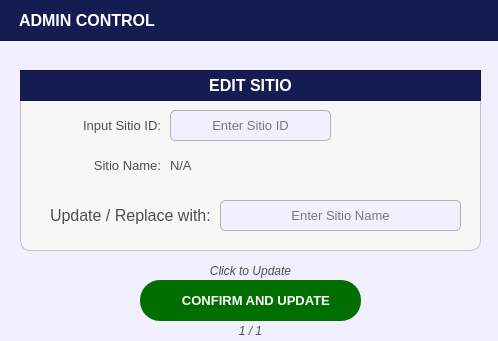
<?xml version="1.0" encoding="UTF-8"?>
<ui version="4.0">
 <class>edit_register_button_popup</class>
 <widget class="QDialog" name="edit_register_button_popup">
  <property name="geometry">
   <rect>
    <x>0</x>
    <y>0</y>
    <width>498</width>
    <height>341</height>
   </rect>
  </property>
  <property name="sizePolicy">
   <sizepolicy hsizetype="Fixed" vsizetype="Fixed">
    <horstretch>0</horstretch>
    <verstretch>0</verstretch>
   </sizepolicy>
  </property>
  <property name="palette">
   <palette>
    <active>
     <colorrole role="WindowText">
      <brush brushstyle="SolidPattern">
       <color alpha="255">
        <red>255</red>
        <green>255</green>
        <blue>255</blue>
       </color>
      </brush>
     </colorrole>
     <colorrole role="Button">
      <brush brushstyle="SolidPattern">
       <color alpha="255">
        <red>242</red>
        <green>239</green>
        <blue>255</blue>
       </color>
      </brush>
     </colorrole>
     <colorrole role="Light">
      <brush brushstyle="SolidPattern">
       <color alpha="255">
        <red>88</red>
        <green>86</green>
        <blue>150</blue>
       </color>
      </brush>
     </colorrole>
     <colorrole role="Midlight">
      <brush brushstyle="SolidPattern">
       <color alpha="255">
        <red>73</red>
        <green>71</green>
        <blue>125</blue>
       </color>
      </brush>
     </colorrole>
     <colorrole role="Dark">
      <brush brushstyle="SolidPattern">
       <color alpha="255">
        <red>29</red>
        <green>29</green>
        <blue>50</blue>
       </color>
      </brush>
     </colorrole>
     <colorrole role="Mid">
      <brush brushstyle="SolidPattern">
       <color alpha="255">
        <red>39</red>
        <green>38</green>
        <blue>67</blue>
       </color>
      </brush>
     </colorrole>
     <colorrole role="Text">
      <brush brushstyle="SolidPattern">
       <color alpha="255">
        <red>255</red>
        <green>255</green>
        <blue>255</blue>
       </color>
      </brush>
     </colorrole>
     <colorrole role="BrightText">
      <brush brushstyle="SolidPattern">
       <color alpha="255">
        <red>255</red>
        <green>255</green>
        <blue>255</blue>
       </color>
      </brush>
     </colorrole>
     <colorrole role="ButtonText">
      <brush brushstyle="SolidPattern">
       <color alpha="255">
        <red>255</red>
        <green>255</green>
        <blue>255</blue>
       </color>
      </brush>
     </colorrole>
     <colorrole role="Base">
      <brush brushstyle="SolidPattern">
       <color alpha="255">
        <red>242</red>
        <green>239</green>
        <blue>255</blue>
       </color>
      </brush>
     </colorrole>
     <colorrole role="Window">
      <brush brushstyle="SolidPattern">
       <color alpha="255">
        <red>242</red>
        <green>239</green>
        <blue>255</blue>
       </color>
      </brush>
     </colorrole>
     <colorrole role="Shadow">
      <brush brushstyle="SolidPattern">
       <color alpha="255">
        <red>16</red>
        <green>36</green>
        <blue>7</blue>
       </color>
      </brush>
     </colorrole>
     <colorrole role="AlternateBase">
      <brush brushstyle="SolidPattern">
       <color alpha="255">
        <red>29</red>
        <green>28</green>
        <blue>50</blue>
       </color>
      </brush>
     </colorrole>
     <colorrole role="ToolTipBase">
      <brush brushstyle="SolidPattern">
       <color alpha="255">
        <red>255</red>
        <green>255</green>
        <blue>220</blue>
       </color>
      </brush>
     </colorrole>
     <colorrole role="ToolTipText">
      <brush brushstyle="SolidPattern">
       <color alpha="255">
        <red>52</red>
        <green>138</green>
        <blue>46</blue>
       </color>
      </brush>
     </colorrole>
     <colorrole role="PlaceholderText">
      <brush brushstyle="SolidPattern">
       <color alpha="127">
        <red>255</red>
        <green>255</green>
        <blue>255</blue>
       </color>
      </brush>
     </colorrole>
     <colorrole role="Accent">
      <brush brushstyle="SolidPattern">
       <color alpha="255">
        <red>0</red>
        <green>255</green>
        <blue>0</blue>
       </color>
      </brush>
     </colorrole>
    </active>
    <inactive>
     <colorrole role="WindowText">
      <brush brushstyle="SolidPattern">
       <color alpha="255">
        <red>255</red>
        <green>255</green>
        <blue>255</blue>
       </color>
      </brush>
     </colorrole>
     <colorrole role="Button">
      <brush brushstyle="SolidPattern">
       <color alpha="255">
        <red>242</red>
        <green>239</green>
        <blue>255</blue>
       </color>
      </brush>
     </colorrole>
     <colorrole role="Light">
      <brush brushstyle="SolidPattern">
       <color alpha="255">
        <red>88</red>
        <green>86</green>
        <blue>150</blue>
       </color>
      </brush>
     </colorrole>
     <colorrole role="Midlight">
      <brush brushstyle="SolidPattern">
       <color alpha="255">
        <red>73</red>
        <green>71</green>
        <blue>125</blue>
       </color>
      </brush>
     </colorrole>
     <colorrole role="Dark">
      <brush brushstyle="SolidPattern">
       <color alpha="255">
        <red>29</red>
        <green>29</green>
        <blue>50</blue>
       </color>
      </brush>
     </colorrole>
     <colorrole role="Mid">
      <brush brushstyle="SolidPattern">
       <color alpha="255">
        <red>39</red>
        <green>38</green>
        <blue>67</blue>
       </color>
      </brush>
     </colorrole>
     <colorrole role="Text">
      <brush brushstyle="SolidPattern">
       <color alpha="255">
        <red>255</red>
        <green>255</green>
        <blue>255</blue>
       </color>
      </brush>
     </colorrole>
     <colorrole role="BrightText">
      <brush brushstyle="SolidPattern">
       <color alpha="255">
        <red>255</red>
        <green>255</green>
        <blue>255</blue>
       </color>
      </brush>
     </colorrole>
     <colorrole role="ButtonText">
      <brush brushstyle="SolidPattern">
       <color alpha="255">
        <red>255</red>
        <green>255</green>
        <blue>255</blue>
       </color>
      </brush>
     </colorrole>
     <colorrole role="Base">
      <brush brushstyle="SolidPattern">
       <color alpha="255">
        <red>242</red>
        <green>239</green>
        <blue>255</blue>
       </color>
      </brush>
     </colorrole>
     <colorrole role="Window">
      <brush brushstyle="SolidPattern">
       <color alpha="255">
        <red>242</red>
        <green>239</green>
        <blue>255</blue>
       </color>
      </brush>
     </colorrole>
     <colorrole role="Shadow">
      <brush brushstyle="SolidPattern">
       <color alpha="255">
        <red>16</red>
        <green>36</green>
        <blue>7</blue>
       </color>
      </brush>
     </colorrole>
     <colorrole role="AlternateBase">
      <brush brushstyle="SolidPattern">
       <color alpha="255">
        <red>29</red>
        <green>28</green>
        <blue>50</blue>
       </color>
      </brush>
     </colorrole>
     <colorrole role="ToolTipBase">
      <brush brushstyle="SolidPattern">
       <color alpha="255">
        <red>255</red>
        <green>255</green>
        <blue>220</blue>
       </color>
      </brush>
     </colorrole>
     <colorrole role="ToolTipText">
      <brush brushstyle="SolidPattern">
       <color alpha="255">
        <red>52</red>
        <green>138</green>
        <blue>46</blue>
       </color>
      </brush>
     </colorrole>
     <colorrole role="PlaceholderText">
      <brush brushstyle="SolidPattern">
       <color alpha="127">
        <red>255</red>
        <green>255</green>
        <blue>255</blue>
       </color>
      </brush>
     </colorrole>
     <colorrole role="Accent">
      <brush brushstyle="SolidPattern">
       <color alpha="255">
        <red>0</red>
        <green>255</green>
        <blue>0</blue>
       </color>
      </brush>
     </colorrole>
    </inactive>
    <disabled>
     <colorrole role="WindowText">
      <brush brushstyle="SolidPattern">
       <color alpha="255">
        <red>29</red>
        <green>29</green>
        <blue>50</blue>
       </color>
      </brush>
     </colorrole>
     <colorrole role="Button">
      <brush brushstyle="SolidPattern">
       <color alpha="255">
        <red>242</red>
        <green>239</green>
        <blue>255</blue>
       </color>
      </brush>
     </colorrole>
     <colorrole role="Light">
      <brush brushstyle="SolidPattern">
       <color alpha="255">
        <red>88</red>
        <green>86</green>
        <blue>150</blue>
       </color>
      </brush>
     </colorrole>
     <colorrole role="Midlight">
      <brush brushstyle="SolidPattern">
       <color alpha="255">
        <red>73</red>
        <green>71</green>
        <blue>125</blue>
       </color>
      </brush>
     </colorrole>
     <colorrole role="Dark">
      <brush brushstyle="SolidPattern">
       <color alpha="255">
        <red>29</red>
        <green>29</green>
        <blue>50</blue>
       </color>
      </brush>
     </colorrole>
     <colorrole role="Mid">
      <brush brushstyle="SolidPattern">
       <color alpha="255">
        <red>39</red>
        <green>38</green>
        <blue>67</blue>
       </color>
      </brush>
     </colorrole>
     <colorrole role="Text">
      <brush brushstyle="SolidPattern">
       <color alpha="255">
        <red>29</red>
        <green>29</green>
        <blue>50</blue>
       </color>
      </brush>
     </colorrole>
     <colorrole role="BrightText">
      <brush brushstyle="SolidPattern">
       <color alpha="255">
        <red>255</red>
        <green>255</green>
        <blue>255</blue>
       </color>
      </brush>
     </colorrole>
     <colorrole role="ButtonText">
      <brush brushstyle="SolidPattern">
       <color alpha="255">
        <red>29</red>
        <green>29</green>
        <blue>50</blue>
       </color>
      </brush>
     </colorrole>
     <colorrole role="Base">
      <brush brushstyle="SolidPattern">
       <color alpha="255">
        <red>242</red>
        <green>239</green>
        <blue>255</blue>
       </color>
      </brush>
     </colorrole>
     <colorrole role="Window">
      <brush brushstyle="SolidPattern">
       <color alpha="255">
        <red>242</red>
        <green>239</green>
        <blue>255</blue>
       </color>
      </brush>
     </colorrole>
     <colorrole role="Shadow">
      <brush brushstyle="SolidPattern">
       <color alpha="255">
        <red>16</red>
        <green>36</green>
        <blue>7</blue>
       </color>
      </brush>
     </colorrole>
     <colorrole role="AlternateBase">
      <brush brushstyle="SolidPattern">
       <color alpha="255">
        <red>59</red>
        <green>57</green>
        <blue>100</blue>
       </color>
      </brush>
     </colorrole>
     <colorrole role="ToolTipBase">
      <brush brushstyle="SolidPattern">
       <color alpha="255">
        <red>255</red>
        <green>255</green>
        <blue>220</blue>
       </color>
      </brush>
     </colorrole>
     <colorrole role="ToolTipText">
      <brush brushstyle="SolidPattern">
       <color alpha="255">
        <red>52</red>
        <green>138</green>
        <blue>46</blue>
       </color>
      </brush>
     </colorrole>
     <colorrole role="PlaceholderText">
      <brush brushstyle="SolidPattern">
       <color alpha="127">
        <red>29</red>
        <green>29</green>
        <blue>50</blue>
       </color>
      </brush>
     </colorrole>
     <colorrole role="Accent">
      <brush brushstyle="SolidPattern">
       <color alpha="255">
        <red>0</red>
        <green>255</green>
        <blue>0</blue>
       </color>
      </brush>
     </colorrole>
    </disabled>
   </palette>
  </property>
  <property name="cursor">
   <cursorShape>PointingHandCursor</cursorShape>
  </property>
  <property name="windowTitle">
   <string>Dialog</string>
  </property>
  <property name="styleSheet">
   <string notr="true">#edit_register_button_popup{
	background-color: #f2efff;
}</string>
  </property>
  <widget class="QFrame" name="basePopUpTitleFrame">
   <property name="geometry">
    <rect>
     <x>-1</x>
     <y>-10</y>
     <width>501</width>
     <height>51</height>
    </rect>
   </property>
   <property name="styleSheet">
    <string notr="true">#basePopUpTitleFrame {
	background-color: #141c52;
}</string>
   </property>
   <property name="frameShape">
    <enum>QFrame::Shape::StyledPanel</enum>
   </property>
   <property name="frameShadow">
    <enum>QFrame::Shadow::Raised</enum>
   </property>
   <widget class="QLabel" name="label_titleFilterOptions">
    <property name="geometry">
     <rect>
      <x>20</x>
      <y>10</y>
      <width>311</width>
      <height>41</height>
     </rect>
    </property>
    <property name="font">
     <font>
      <family>Arial</family>
      <pointsize>12</pointsize>
      <bold>true</bold>
     </font>
    </property>
    <property name="styleSheet">
     <string notr="true">#label_titleFilterOptions {
	background-color: transparent;
	color: #FFFFFF;
}
</string>
    </property>
    <property name="text">
     <string>ADMIN CONTROL</string>
    </property>
    <property name="alignment">
     <set>Qt::AlignmentFlag::AlignLeading|Qt::AlignmentFlag::AlignLeft|Qt::AlignmentFlag::AlignVCenter</set>
    </property>
   </widget>
  </widget>
  <widget class="QFrame" name="basePopUpBodyFrame_2">
   <property name="geometry">
    <rect>
     <x>20</x>
     <y>70</y>
     <width>461</width>
     <height>181</height>
    </rect>
   </property>
   <property name="styleSheet">
    <string notr="true">#basePopUpBodyFrame_2 {
	background-color: rgb(247, 247, 247);
	border: 1px solid rgb(194, 194, 194);
	border-radius: 10px;
}</string>
   </property>
   <property name="frameShape">
    <enum>QFrame::Shape::StyledPanel</enum>
   </property>
   <property name="frameShadow">
    <enum>QFrame::Shadow::Raised</enum>
   </property>
   <widget class="QFrame" name="basePopUpTitleFrame_2">
    <property name="geometry">
     <rect>
      <x>-10</x>
      <y>0</y>
      <width>471</width>
      <height>31</height>
     </rect>
    </property>
    <property name="styleSheet">
     <string notr="true">#basePopUpTitleFrame_2 {
	background-color: #141c52;
}</string>
    </property>
    <property name="frameShape">
     <enum>QFrame::Shape::StyledPanel</enum>
    </property>
    <property name="frameShadow">
     <enum>QFrame::Shadow::Raised</enum>
    </property>
    <widget class="QLabel" name="label_title">
     <property name="geometry">
      <rect>
       <x>40</x>
       <y>0</y>
       <width>401</width>
       <height>31</height>
      </rect>
     </property>
     <property name="font">
      <font>
       <family>Arial</family>
       <pointsize>12</pointsize>
       <bold>true</bold>
      </font>
     </property>
     <property name="styleSheet">
      <string notr="true">#label_title{
	background-color:transparent;
	color: rgb(255, 255, 255);
}</string>
     </property>
     <property name="text">
      <string>EDIT SITIO</string>
     </property>
     <property name="alignment">
      <set>Qt::AlignmentFlag::AlignCenter</set>
     </property>
    </widget>
   </widget>
   <widget class="QLineEdit" name="AdmnCon_Input_Sitio">
    <property name="geometry">
     <rect>
      <x>200</x>
      <y>130</y>
      <width>241</width>
      <height>31</height>
     </rect>
    </property>
    <property name="font">
     <font>
      <family>Arial</family>
      <pointsize>10</pointsize>
     </font>
    </property>
    <property name="styleSheet">
     <string notr="true">#AdmnCon_Input_Sitio{
	border: 1px solid #b3b3b3;  /* Black border */
    border-radius: 5px;        /* Rounded corners */
    padding: 5px;               /* Inner spacing */
    background-color: #f2efff;  /* Gray background */
    color: #000000; 
}

</string>
    </property>
    <property name="text">
     <string/>
    </property>
    <property name="maxLength">
     <number>35</number>
    </property>
    <property name="alignment">
     <set>Qt::AlignmentFlag::AlignCenter</set>
    </property>
    <property name="placeholderText">
     <string>Enter Sitio Name</string>
    </property>
   </widget>
   <widget class="QLabel" name="register_citizen_labelHomeNumber">
    <property name="geometry">
     <rect>
      <x>30</x>
      <y>130</y>
      <width>161</width>
      <height>31</height>
     </rect>
    </property>
    <property name="font">
     <font>
      <family>Arial</family>
      <pointsize>12</pointsize>
     </font>
    </property>
    <property name="styleSheet">
     <string notr="true">#register_citizen_labelHomeNumber{
	background-color:transparent;
	color:#4f4f4f;
}</string>
    </property>
    <property name="text">
     <string>Update / Replace with:</string>
    </property>
    <property name="alignment">
     <set>Qt::AlignmentFlag::AlignLeading|Qt::AlignmentFlag::AlignLeft|Qt::AlignmentFlag::AlignVCenter</set>
    </property>
   </widget>
   <widget class="QLineEdit" name="input_id_search">
    <property name="geometry">
     <rect>
      <x>150</x>
      <y>40</y>
      <width>161</width>
      <height>31</height>
     </rect>
    </property>
    <property name="font">
     <font>
      <family>Arial</family>
      <pointsize>10</pointsize>
     </font>
    </property>
    <property name="styleSheet">
     <string notr="true">#input_id_search{
	border: 1px solid #b3b3b3;  /* Black border */
    border-radius: 5px;        /* Rounded corners */
    padding: 5px;               /* Inner spacing */
    background-color: #f2efff;  /* Gray background */
    color: #000000; 
}

</string>
    </property>
    <property name="text">
     <string/>
    </property>
    <property name="maxLength">
     <number>35</number>
    </property>
    <property name="alignment">
     <set>Qt::AlignmentFlag::AlignCenter</set>
    </property>
    <property name="placeholderText">
     <string>Enter Sitio ID</string>
    </property>
   </widget>
   <widget class="QLabel" name="display_searched">
    <property name="geometry">
     <rect>
      <x>150</x>
      <y>80</y>
      <width>291</width>
      <height>31</height>
     </rect>
    </property>
    <property name="font">
     <font>
      <family>Arial</family>
      <pointsize>10</pointsize>
     </font>
    </property>
    <property name="styleSheet">
     <string notr="true">#display_searched{
	background-color:transparent;
	color:#4f4f4f;
}</string>
    </property>
    <property name="text">
     <string>N/A</string>
    </property>
    <property name="alignment">
     <set>Qt::AlignmentFlag::AlignLeading|Qt::AlignmentFlag::AlignLeft|Qt::AlignmentFlag::AlignVCenter</set>
    </property>
   </widget>
   <widget class="QLabel" name="label_comment">
    <property name="geometry">
     <rect>
      <x>30</x>
      <y>40</y>
      <width>111</width>
      <height>31</height>
     </rect>
    </property>
    <property name="font">
     <font>
      <family>Arial</family>
      <pointsize>10</pointsize>
     </font>
    </property>
    <property name="styleSheet">
     <string notr="true">#label_comment{
	background-color:transparent;
	color:#4f4f4f;
}</string>
    </property>
    <property name="text">
     <string>Input Sitio ID:</string>
    </property>
    <property name="alignment">
     <set>Qt::AlignmentFlag::AlignRight|Qt::AlignmentFlag::AlignTrailing|Qt::AlignmentFlag::AlignVCenter</set>
    </property>
   </widget>
   <widget class="QLabel" name="label_sitio_name">
    <property name="geometry">
     <rect>
      <x>30</x>
      <y>80</y>
      <width>111</width>
      <height>31</height>
     </rect>
    </property>
    <property name="font">
     <font>
      <family>Arial</family>
      <pointsize>10</pointsize>
     </font>
    </property>
    <property name="styleSheet">
     <string notr="true">#label_sitio_name{
	background-color:transparent;
	color:#4f4f4f;
}</string>
    </property>
    <property name="text">
     <string>Sitio Name:</string>
    </property>
    <property name="alignment">
     <set>Qt::AlignmentFlag::AlignRight|Qt::AlignmentFlag::AlignTrailing|Qt::AlignmentFlag::AlignVCenter</set>
    </property>
   </widget>
  </widget>
  <widget class="QPushButton" name="edit_sitio_buttonConfirmAccount_SaveForm">
   <property name="geometry">
    <rect>
     <x>140</x>
     <y>280</y>
     <width>221</width>
     <height>41</height>
    </rect>
   </property>
   <property name="font">
    <font>
     <family>Arial</family>
     <pointsize>10</pointsize>
     <bold>true</bold>
    </font>
   </property>
   <property name="cursor">
    <cursorShape>PointingHandCursor</cursorShape>
   </property>
   <property name="styleSheet">
    <string notr="true">#edit_sitio_buttonConfirmAccount_SaveForm {
    background-color: #006f00;
    color: white;
    border-radius: 20px;
    padding: 10px; /* Optional: Adjusts spacing inside the button */
}
#edit_sitio_buttonConfirmAccount_SaveForm:hover {
    background-color: #00a600; /* Slightly lighter blue when hovered */
}
#edit_sitio_buttonConfirmAccount_SaveForm:pressed {
    background-color: #005d00; /* Darker blue when clicked */
}</string>
   </property>
   <property name="text">
    <string>   CONFIRM AND UPDATE</string>
   </property>
   <property name="icon">
    <iconset>
     <normaloff>../../../Assets/FuncIcons/icon_confirm.svg</normaloff>../../../Assets/FuncIcons/icon_confirm.svg</iconset>
   </property>
   <property name="iconSize">
    <size>
     <width>30</width>
     <height>30</height>
    </size>
   </property>
  </widget>
  <widget class="QLabel" name="progress">
   <property name="geometry">
    <rect>
     <x>200</x>
     <y>320</y>
     <width>101</width>
     <height>21</height>
    </rect>
   </property>
   <property name="font">
    <font>
     <family>Arial</family>
     <pointsize>9</pointsize>
     <italic>true</italic>
     <bold>false</bold>
    </font>
   </property>
   <property name="styleSheet">
    <string notr="true">#progress {
	background-color: transparent;
	color: #4f4f4f;
}
</string>
   </property>
   <property name="text">
    <string>1 / 1</string>
   </property>
   <property name="alignment">
    <set>Qt::AlignmentFlag::AlignCenter</set>
   </property>
  </widget>
  <widget class="QLabel" name="notenote">
   <property name="geometry">
    <rect>
     <x>140</x>
     <y>260</y>
     <width>221</width>
     <height>21</height>
    </rect>
   </property>
   <property name="font">
    <font>
     <family>Arial</family>
     <pointsize>9</pointsize>
     <italic>true</italic>
     <bold>false</bold>
    </font>
   </property>
   <property name="styleSheet">
    <string notr="true">#notenote {
	background-color: transparent;
	color: #4f4f4f;
}
</string>
   </property>
   <property name="text">
    <string>Click to Update</string>
   </property>
   <property name="alignment">
    <set>Qt::AlignmentFlag::AlignCenter</set>
   </property>
  </widget>
 </widget>
 <resources/>
 <connections/>
</ui>
